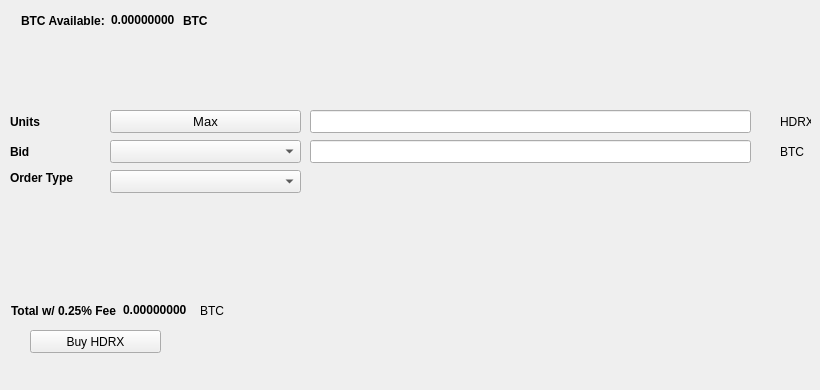
   <widget class="QWidget" name="BuyTab">
    <attribute name="title">
     <string>Buy</string>
    </attribute>
    <widget class="QPushButton" name="BuyHDRX">
     <property name="geometry">
      <rect>
       <x>30</x>
       <y>330</y>
       <width>131</width>
       <height>23</height>
      </rect>
     </property>
     <property name="text">
      <string>Buy HDRX</string>
     </property>
     <property name="icon">
      <iconset resource="../hydroxyde.qrc">
       <normaloff>:/icons/bitcoin</normaloff>:/icons/bitcoin</iconset>
     </property>
    </widget>
    <widget class="QLabel" name="label_3">
     <property name="geometry">
      <rect>
       <x>10</x>
       <y>110</y>
       <width>46</width>
       <height>23</height>
      </rect>
     </property>
     <property name="font">
      <font>
       <weight>75</weight>
       <bold>true</bold>
      </font>
     </property>
     <property name="text">
      <string>Units</string>
     </property>
    </widget>
    <widget class="QLineEdit" name="UnitsInput">
     <property name="geometry">
      <rect>
       <x>310</x>
       <y>110</y>
       <width>441</width>
       <height>23</height>
      </rect>
     </property>
     <property name="font">
      <font>
       <pointsize>9</pointsize>
       <weight>75</weight>
       <bold>true</bold>
      </font>
     </property>
    </widget>
    <widget class="QLineEdit" name="BuyBidPriceEdit">
     <property name="geometry">
      <rect>
       <x>310</x>
       <y>140</y>
       <width>441</width>
       <height>23</height>
      </rect>
     </property>
     <property name="font">
      <font>
       <pointsize>9</pointsize>
       <weight>75</weight>
       <bold>true</bold>
      </font>
     </property>
    </widget>
    <widget class="QLabel" name="label_4">
     <property name="geometry">
      <rect>
       <x>780</x>
       <y>110</y>
       <width>31</width>
       <height>23</height>
      </rect>
     </property>
     <property name="text">
      <string>HDRX</string>
     </property>
    </widget>
    <widget class="QLabel" name="label_5">
     <property name="geometry">
      <rect>
       <x>780</x>
       <y>140</y>
       <width>31</width>
       <height>23</height>
      </rect>
     </property>
     <property name="text">
      <string>BTC</string>
     </property>
    </widget>
    <widget class="QLabel" name="label_6">
     <property name="geometry">
      <rect>
       <x>10</x>
       <y>140</y>
       <width>46</width>
       <height>23</height>
      </rect>
     </property>
     <property name="font">
      <font>
       <weight>75</weight>
       <bold>true</bold>
      </font>
     </property>
     <property name="text">
      <string>Bid</string>
     </property>
    </widget>
    <widget class="QLabel" name="label_7">
     <property name="geometry">
      <rect>
       <x>10</x>
       <y>170</y>
       <width>91</width>
       <height>16</height>
      </rect>
     </property>
     <property name="font">
      <font>
       <weight>75</weight>
       <bold>true</bold>
      </font>
     </property>
     <property name="text">
      <string>Order Type</string>
     </property>
    </widget>
    <widget class="QPushButton" name="Buy_Max_Amount">
     <property name="geometry">
      <rect>
       <x>110</x>
       <y>110</y>
       <width>191</width>
       <height>23</height>
      </rect>
     </property>
     <property name="font">
      <font>
       <pointsize>10</pointsize>
      </font>
     </property>
     <property name="text">
      <string>Max</string>
     </property>
    </widget>
    <widget class="QComboBox" name="BuyBidcomboBox">
     <property name="geometry">
      <rect>
       <x>110</x>
       <y>140</y>
       <width>191</width>
       <height>23</height>
      </rect>
     </property>
     <property name="font">
      <font>
       <pointsize>10</pointsize>
      </font>
     </property>
    </widget>
    <widget class="QComboBox" name="buyOrdertypeCombo">
     <property name="geometry">
      <rect>
       <x>110</x>
       <y>170</y>
       <width>191</width>
       <height>23</height>
      </rect>
     </property>
     <property name="font">
      <font>
       <pointsize>10</pointsize>
      </font>
     </property>
    </widget>
    <widget class="QWidget" name="layoutWidget1">
     <property name="geometry">
      <rect>
       <x>21</x>
       <y>11</y>
       <width>227</width>
       <height>19</height>
      </rect>
     </property>
     <layout class="QHBoxLayout" name="horizontalLayout_3">
      <item>
       <widget class="QLabel" name="label232">
        <property name="font">
         <font>
          <weight>75</weight>
          <bold>true</bold>
         </font>
        </property>
        <property name="text">
         <string>BTC Available:</string>
        </property>
       </widget>
      </item>
      <item>
       <widget class="QLabel" name="BtcAvailableLbl">
        <property name="palette">
         <palette>
          <active>
           <colorrole role="WindowText">
            <brush brushstyle="SolidPattern">
             <color alpha="255">
              <red>0</red>
              <green>0</green>
              <blue>0</blue>
             </color>
            </brush>
           </colorrole>
           <colorrole role="Button">
            <brush brushstyle="SolidPattern">
             <color alpha="255">
              <red>0</red>
              <green>170</green>
              <blue>0</blue>
             </color>
            </brush>
           </colorrole>
           <colorrole role="Light">
            <brush brushstyle="SolidPattern">
             <color alpha="255">
              <red>0</red>
              <green>255</green>
              <blue>0</blue>
             </color>
            </brush>
           </colorrole>
           <colorrole role="Midlight">
            <brush brushstyle="SolidPattern">
             <color alpha="255">
              <red>0</red>
              <green>212</green>
              <blue>0</blue>
             </color>
            </brush>
           </colorrole>
           <colorrole role="Dark">
            <brush brushstyle="SolidPattern">
             <color alpha="255">
              <red>0</red>
              <green>85</green>
              <blue>0</blue>
             </color>
            </brush>
           </colorrole>
           <colorrole role="Mid">
            <brush brushstyle="SolidPattern">
             <color alpha="255">
              <red>0</red>
              <green>113</green>
              <blue>0</blue>
             </color>
            </brush>
           </colorrole>
           <colorrole role="Text">
            <brush brushstyle="SolidPattern">
             <color alpha="255">
              <red>0</red>
              <green>170</green>
              <blue>0</blue>
             </color>
            </brush>
           </colorrole>
           <colorrole role="BrightText">
            <brush brushstyle="SolidPattern">
             <color alpha="255">
              <red>255</red>
              <green>255</green>
              <blue>255</blue>
             </color>
            </brush>
           </colorrole>
           <colorrole role="ButtonText">
            <brush brushstyle="SolidPattern">
             <color alpha="255">
              <red>0</red>
              <green>0</green>
              <blue>0</blue>
             </color>
            </brush>
           </colorrole>
           <colorrole role="Base">
            <brush brushstyle="SolidPattern">
             <color alpha="255">
              <red>255</red>
              <green>255</green>
              <blue>255</blue>
             </color>
            </brush>
           </colorrole>
           <colorrole role="Window">
            <brush brushstyle="SolidPattern">
             <color alpha="255">
              <red>0</red>
              <green>170</green>
              <blue>0</blue>
             </color>
            </brush>
           </colorrole>
           <colorrole role="Shadow">
            <brush brushstyle="SolidPattern">
             <color alpha="255">
              <red>0</red>
              <green>0</green>
              <blue>0</blue>
             </color>
            </brush>
           </colorrole>
           <colorrole role="AlternateBase">
            <brush brushstyle="SolidPattern">
             <color alpha="255">
              <red>127</red>
              <green>212</green>
              <blue>127</blue>
             </color>
            </brush>
           </colorrole>
           <colorrole role="ToolTipBase">
            <brush brushstyle="SolidPattern">
             <color alpha="255">
              <red>255</red>
              <green>255</green>
              <blue>220</blue>
             </color>
            </brush>
           </colorrole>
           <colorrole role="ToolTipText">
            <brush brushstyle="SolidPattern">
             <color alpha="255">
              <red>0</red>
              <green>0</green>
              <blue>0</blue>
             </color>
            </brush>
           </colorrole>
          </active>
          <inactive>
           <colorrole role="WindowText">
            <brush brushstyle="SolidPattern">
             <color alpha="255">
              <red>0</red>
              <green>0</green>
              <blue>0</blue>
             </color>
            </brush>
           </colorrole>
           <colorrole role="Button">
            <brush brushstyle="SolidPattern">
             <color alpha="255">
              <red>0</red>
              <green>170</green>
              <blue>0</blue>
             </color>
            </brush>
           </colorrole>
           <colorrole role="Light">
            <brush brushstyle="SolidPattern">
             <color alpha="255">
              <red>0</red>
              <green>255</green>
              <blue>0</blue>
             </color>
            </brush>
           </colorrole>
           <colorrole role="Midlight">
            <brush brushstyle="SolidPattern">
             <color alpha="255">
              <red>0</red>
              <green>212</green>
              <blue>0</blue>
             </color>
            </brush>
           </colorrole>
           <colorrole role="Dark">
            <brush brushstyle="SolidPattern">
             <color alpha="255">
              <red>0</red>
              <green>85</green>
              <blue>0</blue>
             </color>
            </brush>
           </colorrole>
           <colorrole role="Mid">
            <brush brushstyle="SolidPattern">
             <color alpha="255">
              <red>0</red>
              <green>113</green>
              <blue>0</blue>
             </color>
            </brush>
           </colorrole>
           <colorrole role="Text">
            <brush brushstyle="SolidPattern">
             <color alpha="255">
              <red>0</red>
              <green>170</green>
              <blue>0</blue>
             </color>
            </brush>
           </colorrole>
           <colorrole role="BrightText">
            <brush brushstyle="SolidPattern">
             <color alpha="255">
              <red>255</red>
              <green>255</green>
              <blue>255</blue>
             </color>
            </brush>
           </colorrole>
           <colorrole role="ButtonText">
            <brush brushstyle="SolidPattern">
             <color alpha="255">
              <red>0</red>
              <green>0</green>
              <blue>0</blue>
             </color>
            </brush>
           </colorrole>
           <colorrole role="Base">
            <brush brushstyle="SolidPattern">
             <color alpha="255">
              <red>255</red>
              <green>255</green>
              <blue>255</blue>
             </color>
            </brush>
           </colorrole>
           <colorrole role="Window">
            <brush brushstyle="SolidPattern">
             <color alpha="255">
              <red>0</red>
              <green>170</green>
              <blue>0</blue>
             </color>
            </brush>
           </colorrole>
           <colorrole role="Shadow">
            <brush brushstyle="SolidPattern">
             <color alpha="255">
              <red>0</red>
              <green>0</green>
              <blue>0</blue>
             </color>
            </brush>
           </colorrole>
           <colorrole role="AlternateBase">
            <brush brushstyle="SolidPattern">
             <color alpha="255">
              <red>127</red>
              <green>212</green>
              <blue>127</blue>
             </color>
            </brush>
           </colorrole>
           <colorrole role="ToolTipBase">
            <brush brushstyle="SolidPattern">
             <color alpha="255">
              <red>255</red>
              <green>255</green>
              <blue>220</blue>
             </color>
            </brush>
           </colorrole>
           <colorrole role="ToolTipText">
            <brush brushstyle="SolidPattern">
             <color alpha="255">
              <red>0</red>
              <green>0</green>
              <blue>0</blue>
             </color>
            </brush>
           </colorrole>
          </inactive>
          <disabled>
           <colorrole role="WindowText">
            <brush brushstyle="SolidPattern">
             <color alpha="255">
              <red>0</red>
              <green>85</green>
              <blue>0</blue>
             </color>
            </brush>
           </colorrole>
           <colorrole role="Button">
            <brush brushstyle="SolidPattern">
             <color alpha="255">
              <red>0</red>
              <green>170</green>
              <blue>0</blue>
             </color>
            </brush>
           </colorrole>
           <colorrole role="Light">
            <brush brushstyle="SolidPattern">
             <color alpha="255">
              <red>0</red>
              <green>255</green>
              <blue>0</blue>
             </color>
            </brush>
           </colorrole>
           <colorrole role="Midlight">
            <brush brushstyle="SolidPattern">
             <color alpha="255">
              <red>0</red>
              <green>212</green>
              <blue>0</blue>
             </color>
            </brush>
           </colorrole>
           <colorrole role="Dark">
            <brush brushstyle="SolidPattern">
             <color alpha="255">
              <red>0</red>
              <green>85</green>
              <blue>0</blue>
             </color>
            </brush>
           </colorrole>
           <colorrole role="Mid">
            <brush brushstyle="SolidPattern">
             <color alpha="255">
              <red>0</red>
              <green>113</green>
              <blue>0</blue>
             </color>
            </brush>
           </colorrole>
           <colorrole role="Text">
            <brush brushstyle="SolidPattern">
             <color alpha="255">
              <red>0</red>
              <green>85</green>
              <blue>0</blue>
             </color>
            </brush>
           </colorrole>
           <colorrole role="BrightText">
            <brush brushstyle="SolidPattern">
             <color alpha="255">
              <red>255</red>
              <green>255</green>
              <blue>255</blue>
             </color>
            </brush>
           </colorrole>
           <colorrole role="ButtonText">
            <brush brushstyle="SolidPattern">
             <color alpha="255">
              <red>0</red>
              <green>85</green>
              <blue>0</blue>
             </color>
            </brush>
           </colorrole>
           <colorrole role="Base">
            <brush brushstyle="SolidPattern">
             <color alpha="255">
              <red>0</red>
              <green>170</green>
              <blue>0</blue>
             </color>
            </brush>
           </colorrole>
           <colorrole role="Window">
            <brush brushstyle="SolidPattern">
             <color alpha="255">
              <red>0</red>
              <green>170</green>
              <blue>0</blue>
             </color>
            </brush>
           </colorrole>
           <colorrole role="Shadow">
            <brush brushstyle="SolidPattern">
             <color alpha="255">
              <red>0</red>
              <green>0</green>
              <blue>0</blue>
             </color>
            </brush>
           </colorrole>
           <colorrole role="AlternateBase">
            <brush brushstyle="SolidPattern">
             <color alpha="255">
              <red>0</red>
              <green>170</green>
              <blue>0</blue>
             </color>
            </brush>
           </colorrole>
           <colorrole role="ToolTipBase">
            <brush brushstyle="SolidPattern">
             <color alpha="255">
              <red>255</red>
              <green>255</green>
              <blue>220</blue>
             </color>
            </brush>
           </colorrole>
           <colorrole role="ToolTipText">
            <brush brushstyle="SolidPattern">
             <color alpha="255">
              <red>0</red>
              <green>0</green>
              <blue>0</blue>
             </color>
            </brush>
           </colorrole>
          </disabled>
         </palette>
        </property>
        <property name="font">
         <font>
          <weight>75</weight>
          <bold>true</bold>
         </font>
        </property>
        <property name="text">
         <string>0.00000000</string>
        </property>
        <property name="textInteractionFlags">
         <set>Qt::LinksAccessibleByMouse|Qt::TextSelectableByKeyboard|Qt::TextSelectableByMouse</set>
        </property>
       </widget>
      </item>
      <item>
       <widget class="QLabel" name="BtcAvailableLbl_2">
        <property name="font">
         <font>
          <weight>75</weight>
          <bold>true</bold>
         </font>
        </property>
        <property name="text">
         <string>BTC</string>
        </property>
       </widget>
      </item>
     </layout>
    </widget>
    <widget class="QWidget" name="layoutWidge2">
     <property name="geometry">
      <rect>
       <x>11</x>
       <y>301</y>
       <width>259</width>
       <height>19</height>
      </rect>
     </property>
     <layout class="QHBoxLayout" name="horizontalLayout_4">
      <item>
       <widget class="QLabel" name="label_9">
        <property name="font">
         <font>
          <weight>75</weight>
          <bold>true</bold>
         </font>
        </property>
        <property name="text">
         <string>Total w/ 0.25% Fee</string>
        </property>
       </widget>
      </item>
      <item>
       <widget class="QLabel" name="BuyCostLabel">
        <property name="palette">
         <palette>
          <active>
           <colorrole role="WindowText">
            <brush brushstyle="SolidPattern">
             <color alpha="255">
              <red>0</red>
              <green>0</green>
              <blue>0</blue>
             </color>
            </brush>
           </colorrole>
           <colorrole role="Button">
            <brush brushstyle="SolidPattern">
             <color alpha="255">
              <red>0</red>
              <green>170</green>
              <blue>0</blue>
             </color>
            </brush>
           </colorrole>
           <colorrole role="Light">
            <brush brushstyle="SolidPattern">
             <color alpha="255">
              <red>0</red>
              <green>255</green>
              <blue>0</blue>
             </color>
            </brush>
           </colorrole>
           <colorrole role="Midlight">
            <brush brushstyle="SolidPattern">
             <color alpha="255">
              <red>0</red>
              <green>212</green>
              <blue>0</blue>
             </color>
            </brush>
           </colorrole>
           <colorrole role="Dark">
            <brush brushstyle="SolidPattern">
             <color alpha="255">
              <red>0</red>
              <green>85</green>
              <blue>0</blue>
             </color>
            </brush>
           </colorrole>
           <colorrole role="Mid">
            <brush brushstyle="SolidPattern">
             <color alpha="255">
              <red>0</red>
              <green>113</green>
              <blue>0</blue>
             </color>
            </brush>
           </colorrole>
           <colorrole role="Text">
            <brush brushstyle="SolidPattern">
             <color alpha="255">
              <red>0</red>
              <green>170</green>
              <blue>0</blue>
             </color>
            </brush>
           </colorrole>
           <colorrole role="BrightText">
            <brush brushstyle="SolidPattern">
             <color alpha="255">
              <red>255</red>
              <green>255</green>
              <blue>255</blue>
             </color>
            </brush>
           </colorrole>
           <colorrole role="ButtonText">
            <brush brushstyle="SolidPattern">
             <color alpha="255">
              <red>0</red>
              <green>0</green>
              <blue>0</blue>
             </color>
            </brush>
           </colorrole>
           <colorrole role="Base">
            <brush brushstyle="SolidPattern">
             <color alpha="255">
              <red>255</red>
              <green>255</green>
              <blue>255</blue>
             </color>
            </brush>
           </colorrole>
           <colorrole role="Window">
            <brush brushstyle="SolidPattern">
             <color alpha="255">
              <red>0</red>
              <green>170</green>
              <blue>0</blue>
             </color>
            </brush>
           </colorrole>
           <colorrole role="Shadow">
            <brush brushstyle="SolidPattern">
             <color alpha="255">
              <red>0</red>
              <green>0</green>
              <blue>0</blue>
             </color>
            </brush>
           </colorrole>
           <colorrole role="AlternateBase">
            <brush brushstyle="SolidPattern">
             <color alpha="255">
              <red>127</red>
              <green>212</green>
              <blue>127</blue>
             </color>
            </brush>
           </colorrole>
           <colorrole role="ToolTipBase">
            <brush brushstyle="SolidPattern">
             <color alpha="255">
              <red>255</red>
              <green>255</green>
              <blue>220</blue>
             </color>
            </brush>
           </colorrole>
           <colorrole role="ToolTipText">
            <brush brushstyle="SolidPattern">
             <color alpha="255">
              <red>0</red>
              <green>0</green>
              <blue>0</blue>
             </color>
            </brush>
           </colorrole>
          </active>
          <inactive>
           <colorrole role="WindowText">
            <brush brushstyle="SolidPattern">
             <color alpha="255">
              <red>0</red>
              <green>0</green>
              <blue>0</blue>
             </color>
            </brush>
           </colorrole>
           <colorrole role="Button">
            <brush brushstyle="SolidPattern">
             <color alpha="255">
              <red>0</red>
              <green>170</green>
              <blue>0</blue>
             </color>
            </brush>
           </colorrole>
           <colorrole role="Light">
            <brush brushstyle="SolidPattern">
             <color alpha="255">
              <red>0</red>
              <green>255</green>
              <blue>0</blue>
             </color>
            </brush>
           </colorrole>
           <colorrole role="Midlight">
            <brush brushstyle="SolidPattern">
             <color alpha="255">
              <red>0</red>
              <green>212</green>
              <blue>0</blue>
             </color>
            </brush>
           </colorrole>
           <colorrole role="Dark">
            <brush brushstyle="SolidPattern">
             <color alpha="255">
              <red>0</red>
              <green>85</green>
              <blue>0</blue>
             </color>
            </brush>
           </colorrole>
           <colorrole role="Mid">
            <brush brushstyle="SolidPattern">
             <color alpha="255">
              <red>0</red>
              <green>113</green>
              <blue>0</blue>
             </color>
            </brush>
           </colorrole>
           <colorrole role="Text">
            <brush brushstyle="SolidPattern">
             <color alpha="255">
              <red>0</red>
              <green>170</green>
              <blue>0</blue>
             </color>
            </brush>
           </colorrole>
           <colorrole role="BrightText">
            <brush brushstyle="SolidPattern">
             <color alpha="255">
              <red>255</red>
              <green>255</green>
              <blue>255</blue>
             </color>
            </brush>
           </colorrole>
           <colorrole role="ButtonText">
            <brush brushstyle="SolidPattern">
             <color alpha="255">
              <red>0</red>
              <green>0</green>
              <blue>0</blue>
             </color>
            </brush>
           </colorrole>
           <colorrole role="Base">
            <brush brushstyle="SolidPattern">
             <color alpha="255">
              <red>255</red>
              <green>255</green>
              <blue>255</blue>
             </color>
            </brush>
           </colorrole>
           <colorrole role="Window">
            <brush brushstyle="SolidPattern">
             <color alpha="255">
              <red>0</red>
              <green>170</green>
              <blue>0</blue>
             </color>
            </brush>
           </colorrole>
           <colorrole role="Shadow">
            <brush brushstyle="SolidPattern">
             <color alpha="255">
              <red>0</red>
              <green>0</green>
              <blue>0</blue>
             </color>
            </brush>
           </colorrole>
           <colorrole role="AlternateBase">
            <brush brushstyle="SolidPattern">
             <color alpha="255">
              <red>127</red>
              <green>212</green>
              <blue>127</blue>
             </color>
            </brush>
           </colorrole>
           <colorrole role="ToolTipBase">
            <brush brushstyle="SolidPattern">
             <color alpha="255">
              <red>255</red>
              <green>255</green>
              <blue>220</blue>
             </color>
            </brush>
           </colorrole>
           <colorrole role="ToolTipText">
            <brush brushstyle="SolidPattern">
             <color alpha="255">
              <red>0</red>
              <green>0</green>
              <blue>0</blue>
             </color>
            </brush>
           </colorrole>
          </inactive>
          <disabled>
           <colorrole role="WindowText">
            <brush brushstyle="SolidPattern">
             <color alpha="255">
              <red>0</red>
              <green>85</green>
              <blue>0</blue>
             </color>
            </brush>
           </colorrole>
           <colorrole role="Button">
            <brush brushstyle="SolidPattern">
             <color alpha="255">
              <red>0</red>
              <green>170</green>
              <blue>0</blue>
             </color>
            </brush>
           </colorrole>
           <colorrole role="Light">
            <brush brushstyle="SolidPattern">
             <color alpha="255">
              <red>0</red>
              <green>255</green>
              <blue>0</blue>
             </color>
            </brush>
           </colorrole>
           <colorrole role="Midlight">
            <brush brushstyle="SolidPattern">
             <color alpha="255">
              <red>0</red>
              <green>212</green>
              <blue>0</blue>
             </color>
            </brush>
           </colorrole>
           <colorrole role="Dark">
            <brush brushstyle="SolidPattern">
             <color alpha="255">
              <red>0</red>
              <green>85</green>
              <blue>0</blue>
             </color>
            </brush>
           </colorrole>
           <colorrole role="Mid">
            <brush brushstyle="SolidPattern">
             <color alpha="255">
              <red>0</red>
              <green>113</green>
              <blue>0</blue>
             </color>
            </brush>
           </colorrole>
           <colorrole role="Text">
            <brush brushstyle="SolidPattern">
             <color alpha="255">
              <red>0</red>
              <green>85</green>
              <blue>0</blue>
             </color>
            </brush>
           </colorrole>
           <colorrole role="BrightText">
            <brush brushstyle="SolidPattern">
             <color alpha="255">
              <red>255</red>
              <green>255</green>
              <blue>255</blue>
             </color>
            </brush>
           </colorrole>
           <colorrole role="ButtonText">
            <brush brushstyle="SolidPattern">
             <color alpha="255">
              <red>0</red>
              <green>85</green>
              <blue>0</blue>
             </color>
            </brush>
           </colorrole>
           <colorrole role="Base">
            <brush brushstyle="SolidPattern">
             <color alpha="255">
              <red>0</red>
              <green>170</green>
              <blue>0</blue>
             </color>
            </brush>
           </colorrole>
           <colorrole role="Window">
            <brush brushstyle="SolidPattern">
             <color alpha="255">
              <red>0</red>
              <green>170</green>
              <blue>0</blue>
             </color>
            </brush>
           </colorrole>
           <colorrole role="Shadow">
            <brush brushstyle="SolidPattern">
             <color alpha="255">
              <red>0</red>
              <green>0</green>
              <blue>0</blue>
             </color>
            </brush>
           </colorrole>
           <colorrole role="AlternateBase">
            <brush brushstyle="SolidPattern">
             <color alpha="255">
              <red>0</red>
              <green>170</green>
              <blue>0</blue>
             </color>
            </brush>
           </colorrole>
           <colorrole role="ToolTipBase">
            <brush brushstyle="SolidPattern">
             <color alpha="255">
              <red>255</red>
              <green>255</green>
              <blue>220</blue>
             </color>
            </brush>
           </colorrole>
           <colorrole role="ToolTipText">
            <brush brushstyle="SolidPattern">
             <color alpha="255">
              <red>0</red>
              <green>0</green>
              <blue>0</blue>
             </color>
            </brush>
           </colorrole>
          </disabled>
         </palette>
        </property>
        <property name="font">
         <font>
          <weight>75</weight>
          <bold>true</bold>
         </font>
        </property>
        <property name="autoFillBackground">
         <bool>false</bool>
        </property>
        <property name="text">
         <string>0.00000000</string>
        </property>
        <property name="textInteractionFlags">
         <set>Qt::LinksAccessibleByMouse|Qt::TextSelectableByMouse</set>
        </property>
       </widget>
      </item>
      <item>
       <widget class="QLabel" name="label_10">
        <property name="font">
         <font>
          <weight>50</weight>
          <bold>false</bold>
         </font>
        </property>
        <property name="text">
         <string>BTC</string>
        </property>
       </widget>
      </item>
     </layout>
    </widget>
    <widget class="QLabel" name="label_24">
     <property name="geometry">
      <rect>
       <x>460</x>
       <y>300</y>
       <width>281</width>
       <height>81</height>
      </rect>
     </property>
     <property name="text">
      <string/>
     </property>
     <property name="pixmap">
      <pixmap>:/images/bittrex</pixmap>
     </property>
    </widget>
   </widget>
